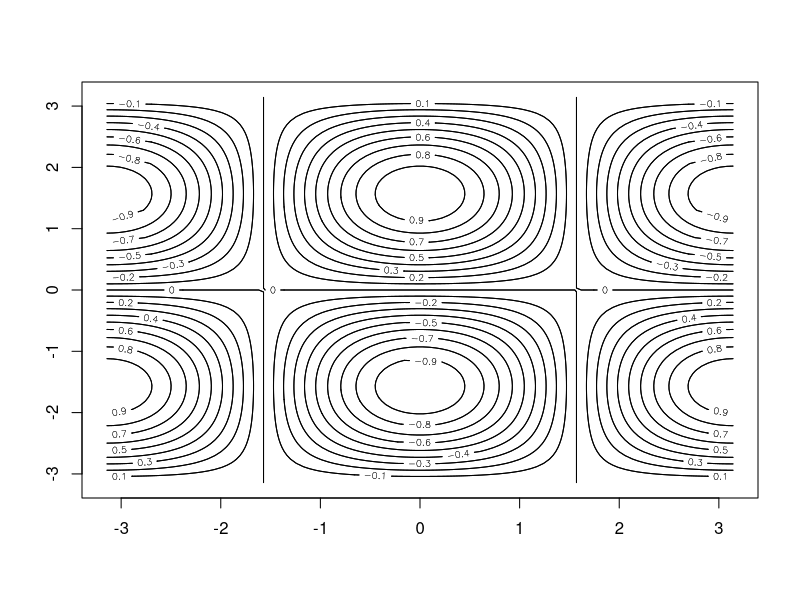
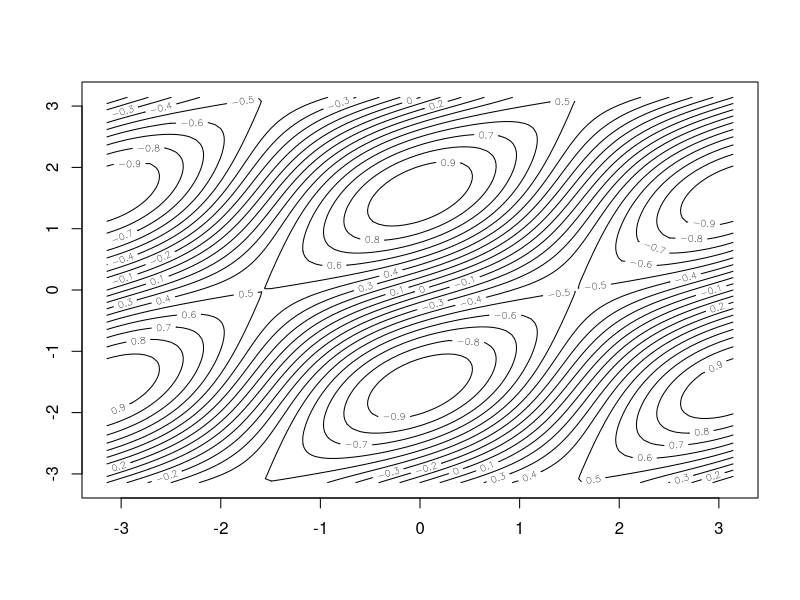
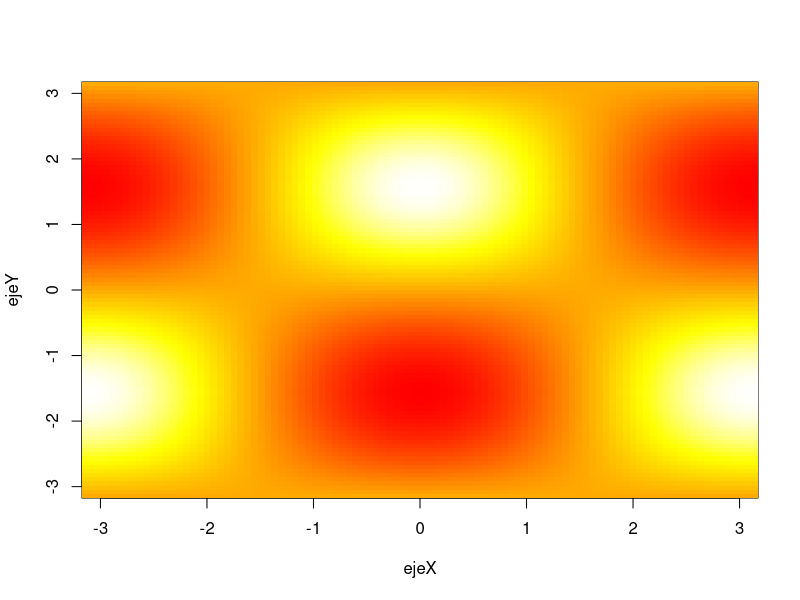
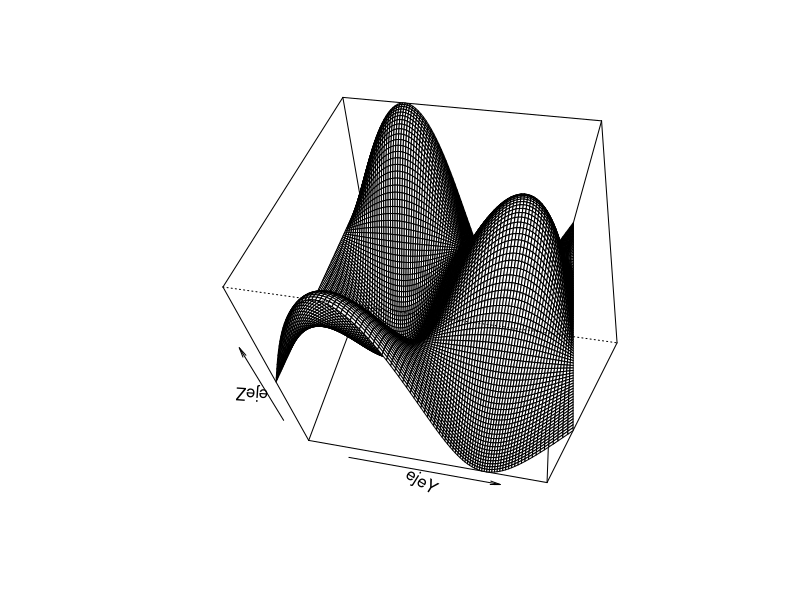
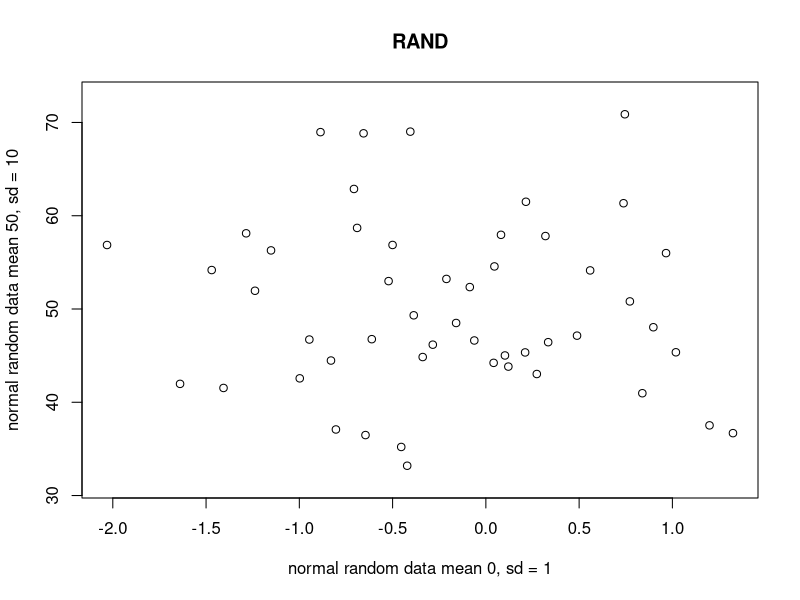

Write R code to recreate these figures, in order.
#R training part 2 - graphics

x = rnorm(50,0,1)
y = rnorm(50,50,10)

#generic plot function - there are better functions in R - check ggplot library
#asp = y/x ratio for the data

pdf ("Test.pdf")
plot(x,y, xlab = "normal random data mean 0, sd = 1", ylab = "normal random data mean 50, sd = 10", main = "RAND", asp = 0.05)
dev.off()

#function dev.off is a command to identify when we are done creating a figure, especifically shut dows a graphic device
#function graphics.off shuts down all graphical devices

#sequences
Seq1 = 1:100

#function seq creates sequences of numbers
Seq2 = seq(1,100,2)

#contour - creates contour plot

ejeX = seq(-pi,pi,length = 100)
ejeY = ejeX

#outer - outer product of x and y 
# x,y normally vectors or arrays
# f = vectorized funciton to applly when z is a function of x and y

ejeZ = outer(ejeX, ejeY,function(x,y)cos(x)*sin(y)) 

#contour - graphs the contour map
contour(ejeX,ejeY,ejeZ,nlevels = 15)

#add to the contour graph
contour(ejeX,ejeY,ejeZ,nlevels = 15,add = T)
fa = ejeZ-t(ejeZ)/2
contour(ejeX,ejeY,fa,nlevels = 15)

#image() is a colored coded contour plot, contructed similarly as the contour map
image(ejeX,ejeY,ejeZ,col = heat.colors(1000))

#persp() 3d plot where theta and phi are the angles at which the plot is viewed

persp(ejeX,ejeY,ejeZ,theta = 100, phi = 50)

#par = command used to add more figures in one plot
par(mfrow = c(2,1))